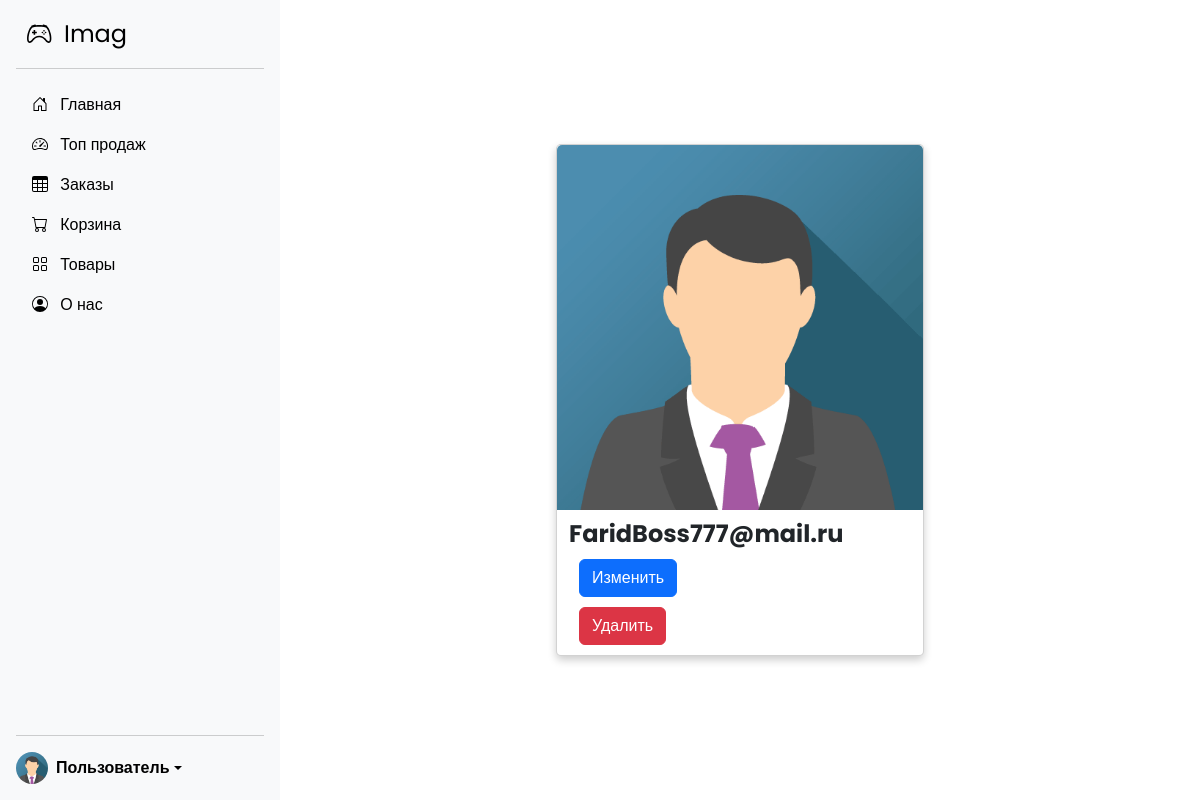
The page /users/13/ (signed in) on the database as committed earlier.
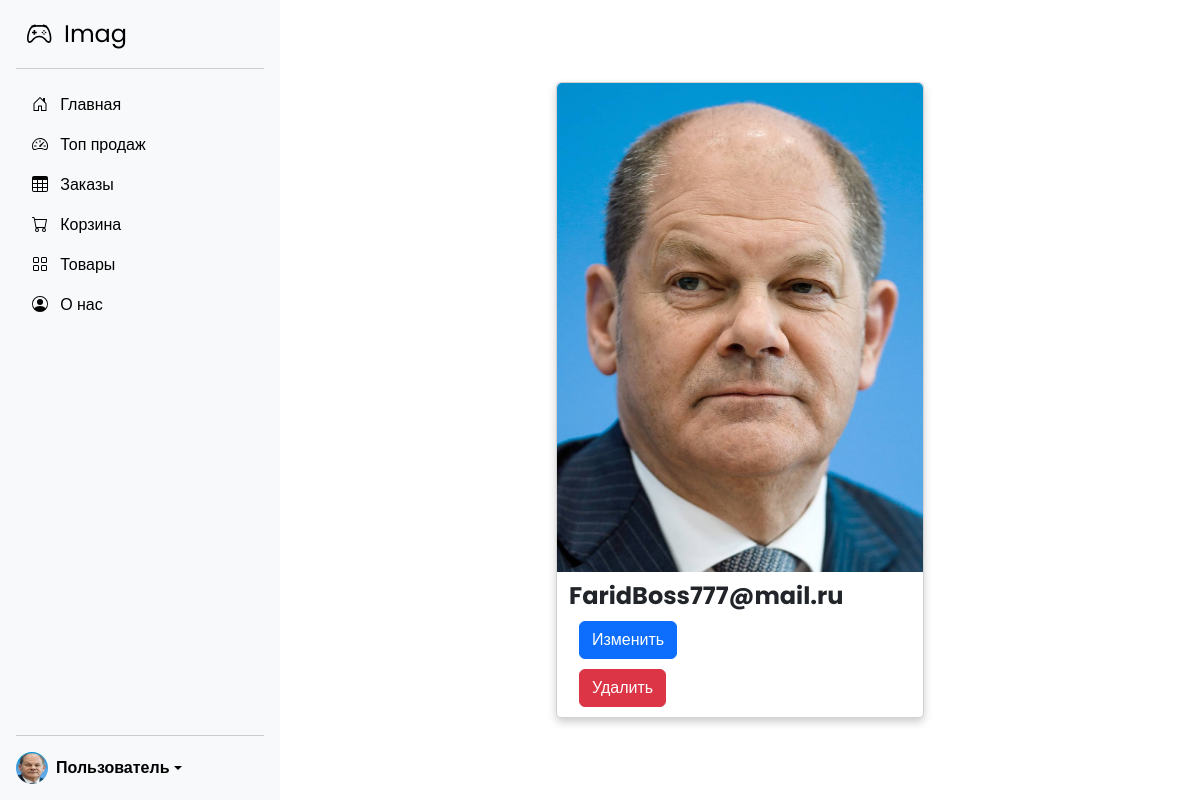
The same page on the database as committed later.
### imagazine/users/models.py (models this page shows)
class User(AbstractUser):
    username = models.TextField(blank=True, null=True, unique=False)
    photo = models.ImageField(blank=True, null=True, upload_to='images/', default='images/img_avatar.png', verbose_name="Фото")
    date_of_birth = models.DateField()

### imagazine/users/views.py (the view)
# urls.py: path('<int:pk>/', ProfileUserView.as_view(), name='profile_user'),
class ProfileUserView(RightUserMixin, DetailView):
    model = User
    template_name = 'users/profile.html'
    def get_context_data(self, **kwargs: Any):
        context = super().get_context_data(**kwargs)
        context['title'] = 'Профиль'
        return context

### imagazine/users/authentication.py (called while the page is built)
    def get_user(self, user_id):
        try:
            return User.objects.get(pk=user_id)
        except User.DoesNotExist:
            return None

### imagazine/users/mixins.py (called while the page is built)
    def dispatch(self, request, *args, **kwargs):
        if not request.user.is_authenticated:
            messages.info(request, 'Необходимо войти')
            return self.handle_no_permission()
        if request.user.is_authenticated:
            id = kwargs['pk']
            if request.user.id != id:
                messages.info(request, 'Нет прав доступа')
                return redirect(reverse_lazy('users:login'))
        return super().dispatch(request, *args, **kwargs)

### templates/users/profile.html (shortened to what this page needs)
{% extends "main.html" %}
{% load bootstrap5 %}
{% load static %}
{% block content %}
<div style='width: 40%;'>
    <div class="card">
        <img src="{{ request.user.photo.url }}" alt="Avatar" style="width:100%">
        <div class="container">
          <h4 style="
          margin: 10px 0;"><b>{{ object.email }}</b></h4>
          <form action="{% url "users:update" pk=request.user.id %}" style="
          margin: 10px 0;">
            <button type="submit" class="btn btn-primary" style="margin:0 10px;">Изменить</button>
        </form>
        <form action="{% url "users:delete" pk=request.user.id %}" style="
          margin: 10px 0;">
            <button type="submit" class="btn btn-danger" style="margin:0 10px;">Удалить</button>
        </form>
        </div>
      </div>
</div>
{% endblock content %}

### templates/main.html (shortened to what this page needs)
{% load bootstrap5 %}
{% load static %}
<!DOCTYPE html>
<html>
 <head>
  {% bootstrap_css %}
    <link href="https://getbootstrap.com/docs/5.3/dist/css/bootstrap.min.css" rel="stylesheet">
    <link href="{% static "css/sidebars.css" %}" rel="stylesheet">
 </head>
 <body>
    <div class="d-flex flex-column flex-shrink-0 p-3 bg-body-tertiary" style="width: 280px; position: fixed!important; height: 100%;">
        <a href="/" class="d-flex align-items-center mb-3 mb-md-0 me-md-auto link-body-emphasis text-decoration-none" previewlistener="true">
          <span class="fs-4">Imag</span>
        </a>
        <hr>
        <ul class="nav nav-pills flex-column mb-auto">
          <li class="nav-item">
            <a href="{% url "main" %}" class="nav-link {% block nav_main%}link-body-emphasis{% endblock %}" aria-current="page">
              Главная
            </a>
          </li>
          <li>
            <a href="#" class="nav-link {% block nav_top_sales%}link-body-emphasis{% endblock %}">
              Топ продаж
            </a>
          </li>
          <li>
            <a href="#" class="nav-link {% block nav_orders%}link-body-emphasis{% endblock %}">
              Заказы
            </a>
          </li>
          <li>
            <a href="#" class="nav-link {% block nav_cart%}link-body-emphasis{% endblock %}">
              Корзина
            </a>
          </li>
          <li>
            <a href="{% url "goods:index" %}" class="nav-link {% block nav_goods%}link-body-emphasis{% endblock %}">
              Товары
            </a>
          </li>
          <li>
            <a href="{% url "about" %}" class="nav-link {% block nav_about%}link-body-emphasis{% endblock %}">
              О нас
            </a>
          </li>
        </ul>
        <hr>
        <div class="dropdown">
          {% if request.user.is_authenticated %}
          <a href="#" class="d-flex align-items-center link-body-emphasis text-decoration-none dropdown-toggle" data-bs-toggle="dropdown" aria-expanded="false">
            <img src="{{ request.user.photo.url }}" alt="" width="32" height="32" class="rounded-circle me-2">
            <strong>Пользователь</strong>
          </a>
          {% endif %}
        </div>
      </div>
    <div style="margin-left: 280px;">
        {% block full_content %}
        <div class='center'>
        {% block content %}{% endblock content %}
        </div>
        {% endblock full_content %}
    </div>
 </body>
</html>

Rows that differ between the two databases and show on the page:
changed User "FaridBoss777@mail.ru": user.photo: a different picture
